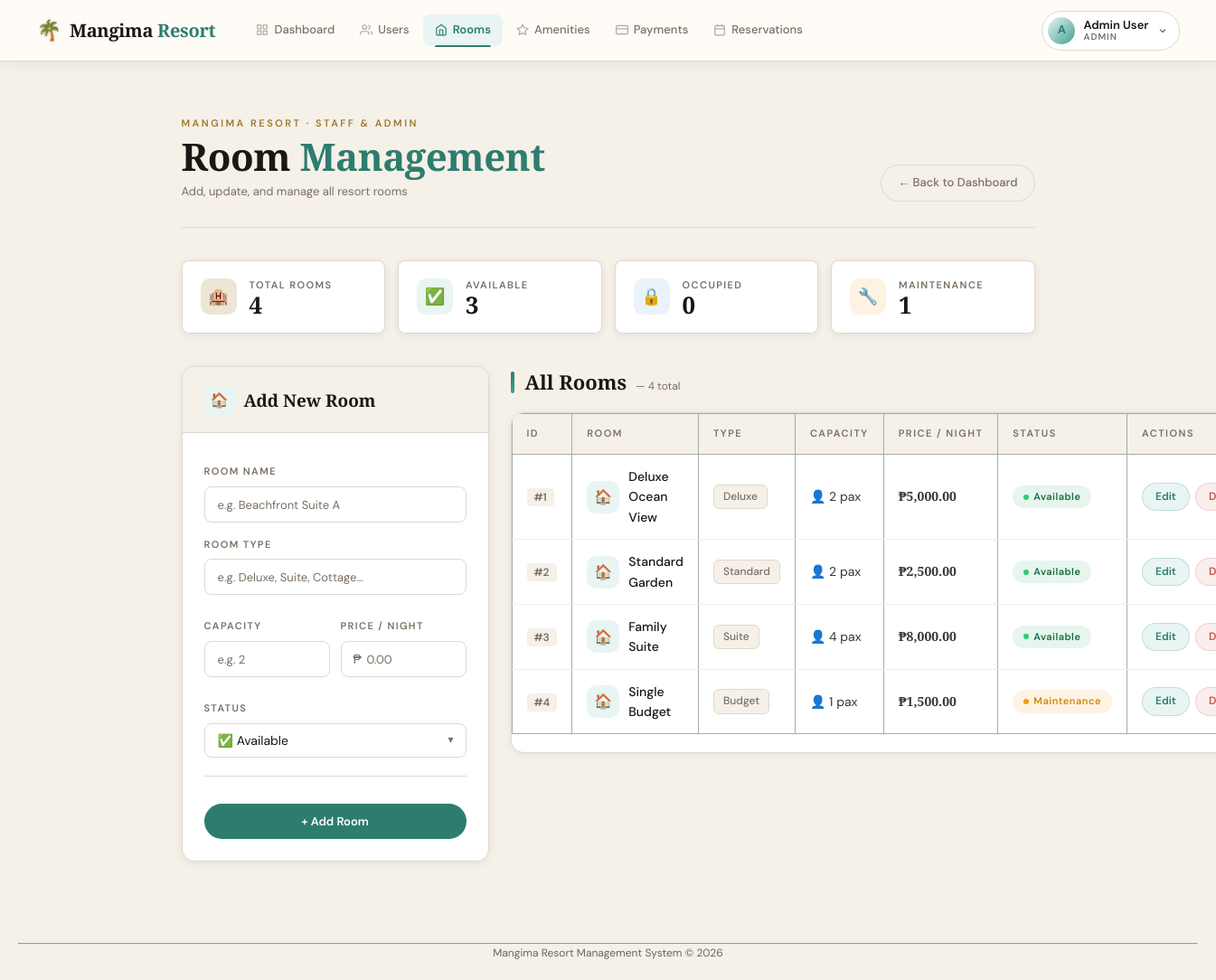
/rooms/index.php (signed in), run on the app's committed database.
### tables this page shows
CREATE TABLE rooms (
    room_id INT AUTO_INCREMENT PRIMARY KEY,
    room_name VARCHAR(100) NOT NULL,
    type VARCHAR(50) NOT NULL,
    capacity INT NOT NULL,
    price DECIMAL(10,2) NOT NULL,
    status ENUM('available','occupied','maintenance') DEFAULT 'available'
);

### rooms/index.php (the view, shortened to what this page needs)
<?php
$db = getDB();
$editRoom = null;
$rooms = $db->query("SELECT * FROM rooms ORDER BY room_id")->fetchAll();
$availableCount   = count(array_filter($rooms, fn($r) => $r['status'] === 'available'));
$occupiedCount    = count(array_filter($rooms, fn($r) => $r['status'] === 'occupied'));
$maintenanceCount = count(array_filter($rooms, fn($r) => $r['status'] === 'maintenance'));
?>
<!DOCTYPE html>
<html lang="en">
<head>
    <link rel="stylesheet" href="/mangima_resort/assets/css/style.css">
</head>
<body>
<div class="container">
    <?php include __DIR__ . '/../includes/header.php'; ?>
    <div class="rooms-wrapper">
        <div class="page-header">
            <div>
                <div class="page-eyebrow">Mangima Resort · Staff &amp; Admin</div>
                <div class="page-title">Room <span>Management</span></div>
                <div class="page-sub">Add, update, and manage all resort rooms</div>
            </div>
            <a href="/mangima_resort/dashboard/dashboard.php" class="back-link">← Back to Dashboard</a>
        </div>
        <div class="mini-stats">
            <div class="mini-card">
                <div class="mini-icon all">🏨</div>
                <div>
                    <div class="mini-label">Total Rooms</div>
                    <div class="mini-value"><?php echo count($rooms); ?></div>
                </div>
            </div>
            <div class="mini-card">
                <div class="mini-icon available">✅</div>
                <div>
                    <div class="mini-label">Available</div>
                    <div class="mini-value"><?php echo $availableCount; ?></div>
                </div>
            </div>
            <div class="mini-card">
                <div class="mini-icon occupied">🔒</div>
                <div>
                    <div class="mini-label">Occupied</div>
                    <div class="mini-value"><?php echo $occupiedCount; ?></div>
                </div>
            </div>
            <div class="mini-card">
                <div class="mini-icon maintenance">🔧</div>
                <div>
                    <div class="mini-label">Maintenance</div>
                    <div class="mini-value"><?php echo $maintenanceCount; ?></div>
                </div>
            </div>
        </div>
        <div class="rooms-layout">
            <div class="form-card">
                <div class="form-card-header">
                    <div class="form-icon"><?php echo $editRoom ? '✏️' : '🏠'; ?></div>
                    <h3><?php echo $editRoom ? 'Edit Room' : 'Add New Room'; ?></h3>
                </div>
                <div class="form-card-body">
                    <form method="post" action="<?php echo $editRoom ? '?action=edit&id='.$editRoom['room_id'] : ''; ?>">
                        <div class="form-group">
                            <label>Room Name</label>
                            <input type="text" name="room_name"
                                   placeholder="e.g. Beachfront Suite A"
                                   value="<?php echo htmlspecialchars($editRoom['room_name'] ?? ''); ?>" required>
                        </div>
                        <div class="form-group">
                            <label>Room Type</label>
                            <input type="text" name="type"
                                   placeholder="e.g. Deluxe, Suite, Cottage…"
                                   value="<?php echo htmlspecialchars($editRoom['type'] ?? ''); ?>" required>
                        </div>
                        <div class="form-row">
                            <div class="form-group">
                                <label>Capacity</label>
                                <input type="number" name="capacity" min="1"
                                       placeholder="e.g. 2"
                                       value="<?php echo $editRoom['capacity'] ?? ''; ?>" required>
                            </div>
                            <div class="form-group">
                                <label>Price / Night</label>
                                <div class="input-prefix-wrap">
                                    <span class="prefix">₱</span>
                                    <input type="number" step="0.01" name="price" min="0"
                                           placeholder="0.00"
                                           value="<?php echo $editRoom['price'] ?? ''; ?>" required>
                                </div>
                            </div>
                        </div>
                        <div class="form-group">
                            <label>Status</label>
                            <div class="select-wrap">
                                <select name="status">
                                    <option value="available"   <?php echo (isset($editRoom['status']) && $editRoom['status']==='available')   ? 'selected' : ''; ?>>✅ Available</option>
                                </select>
                            </div>
                        </div>
                        <div class="form-actions">
                            <button type="submit" name="save" class="btn-primary">
                                <?php echo $editRoom ? '✓ Update Room' : '+ Add Room'; ?>
                            </button>
                        </div>
                    </form>
                </div>
            </div>
            <div class="table-panel">
                <div class="section-label">
                    <div class="section-label-bar"></div>
                    <h3>All Rooms <small>— <?php echo count($rooms); ?> total</small></h3>
                </div>
                <div class="table-card">
                    <table>
                        <thead>
                            <tr>
                                <th>ID</th>
                                <th>Room</th>
                                <th>Type</th>
                                <th>Capacity</th>
                                <th>Price / Night</th>
                                <th>Status</th>
                                <th>Actions</th>
                            </tr>
                        </thead>
                        <tbody>
                            <?php if (empty($rooms)): ?>
                                <tr class="no-data-row">
                                    <td colspan="7">
                                        <span class="no-data-icon">🏨</span>
                                        No rooms found. Add your first room.
                                    </td>
                                </tr>
                            <?php else: ?>
                                <?php foreach ($rooms as $r): ?>
                                <tr>
                                    <td><span class="room-id-chip">#<?php echo $r['room_id']; ?></span></td>
                                    <td>
                                        <div class="room-name-cell">
                                            <div class="room-icon-wrap">🏠</div>
                                            <span class="room-name"><?php echo htmlspecialchars($r['room_name']); ?></span>
                                        </div>
                                    </td>
                                    <td><span class="type-chip"><?php echo htmlspecialchars($r['type']); ?></span></td>
                                    <td class="capacity-cell">👤 <?php echo $r['capacity']; ?> pax</td>
                                    <td class="price-cell">₱<?php echo number_format($r['price'], 2); ?></td>
                                    <td>
                                        <span class="status-badge status-<?php echo $r['status']; ?>">
                                            <?php echo $r['status']; ?>
                                        </span>
                                    </td>
                                    <td>
                                        <div class="action-cell">
                                            <a href="?action=edit&id=<?php echo $r['room_id']; ?>" class="btn-edit">Edit</a>
                                            <a href="?action=delete&id=<?php echo $r['room_id']; ?>"
                                               class="btn-delete"
                                               onclick="return confirm('Delete <?php echo htmlspecialchars(addslashes($r['room_name'])); ?>? This cannot be undone.')">
                                               Delete
                                            </a>
                                        </div>
                                    </td>
                                </tr>
                                <?php endforeach; ?>
                            <?php endif; ?>
                        </tbody>
                    </table>
                </div>
            </div>
        </div>
    </div>
</div>
<?php include __DIR__ . '/../includes/footer.php'; ?>
</body>
</html>

### assets/css/style.css (style rules this page uses)
body { font-family: Arial, sans-serif; margin: 20px; background: #fff; }
.container { max-width: 1000px; margin: 0 auto; }
form label { display: block; margin-top: 10px; }
form input, form select, form textarea { padding: 5px; width: 100%; max-width: 300px; }
button, .btn { padding: 8px 15px; margin-top: 10px; cursor: pointer; }
table { border-collapse: collapse; width: 100%; margin-bottom: 20px; }
table, th, td { border: 1px solid #aaa; }
th, td { padding: 8px; text-align: left; }

### includes/header.php (style rules this page uses)
:root { --sand: #f5f0e8; --sand-dark: #ede6d6; --ink: #1a1714; --ink-soft: #3d3630; --ink-muted: #7a6f65; --gold: #c9a84c; --gold-light: #e8c97a; --gold-dark: #a07828; --teal: #2d7d6f; --teal-light: #3fa091; --teal-pale: #e8f5f3; --coral: #c0544a; --coral-pale: #faeeed; --white: #ffffff; --border: #e0d8cc; --header-h: 68px; }
body { padding-top: var(--header-h); }

### data on the page
rooms: room_id "1", room_name "Deluxe Ocean View", type "Deluxe", capacity "2", price "5,000.00", status "Available"
rooms: room_id "2", room_name "Standard Garden", type "Standard", capacity "2", price "2,500.00", status "Available"
rooms: room_id "3", room_name "Family Suite", type "Suite", capacity "4", price "8,000.00", status "Available"
rooms: room_id "4", room_name "Single Budget", type "Budget", capacity "1", price "1,500.00", status "Maintenance"

### other printed values
substr($displayName, 0, 1) "A"
$displayName "Admin User"
$currentRole "ADMIN"
count($rooms) "4"
$availableCount "3"
$occupiedCount "0"
$maintenanceCount "1"
